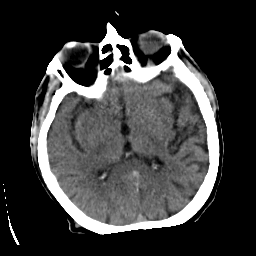
%> input picture 01Project/Methods/LP-CNN/sourceimages/CT.png, 256 x 256 px
$ octave untitled2.m   (GNU Octave 9; MATLAB toolbox functions it lacks are replaced by stand-ins)
%> lines starting %> are read from the running program, lines starting %| are printed output that depends on the picture
mri_test=imread('CT.png');
%> mri_test is the input picture: size 256x256 uint8; min 0, max 255, mean 59.4
CT_test=imread('T1.png');
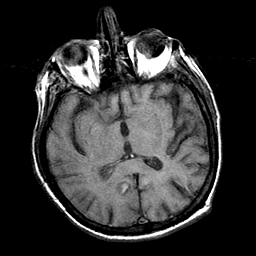
%> input picture 01Project/Methods/LP-CNN/sourceimages/T1.png, 256 x 256 px
%> CT_test is the input picture: size 256x256 uint8; min 0, max 255, mean 50.5
mri_testnorm = double(mri_test) /255;
CT_testnorm = double(CT_test) /255;

%Load fused images
F=uint8((0.5*mri_testnorm+0.5*CT_testnorm)*255);
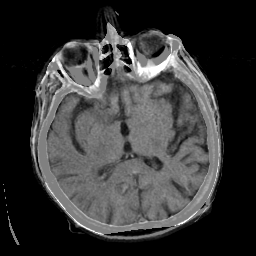
%> F: size 256x256 uint8; min 0, max 255, mean 55.1
imwrite(F,'/home/caibadal/Desktop/Thesis/WAfusion2.png')
